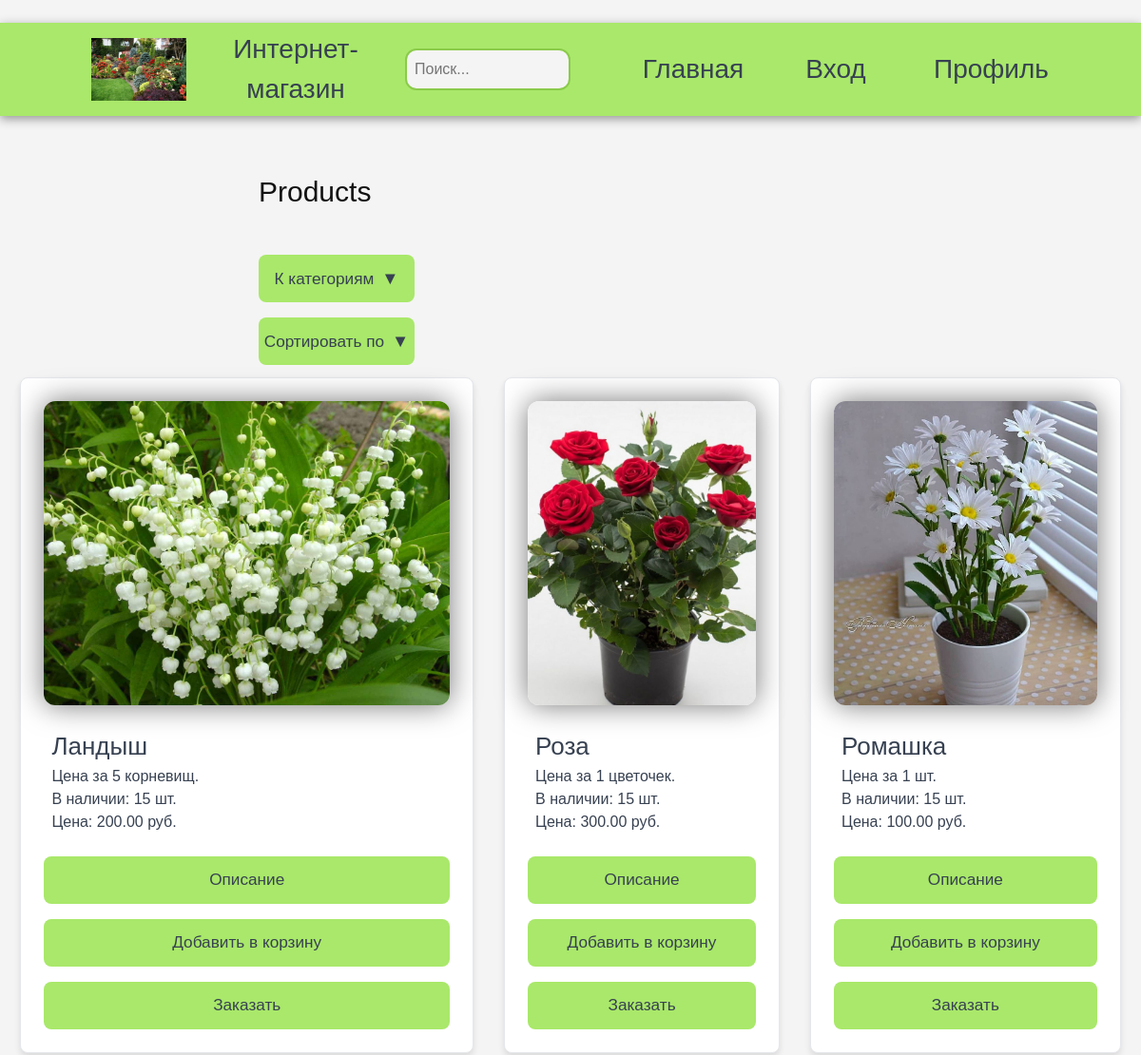
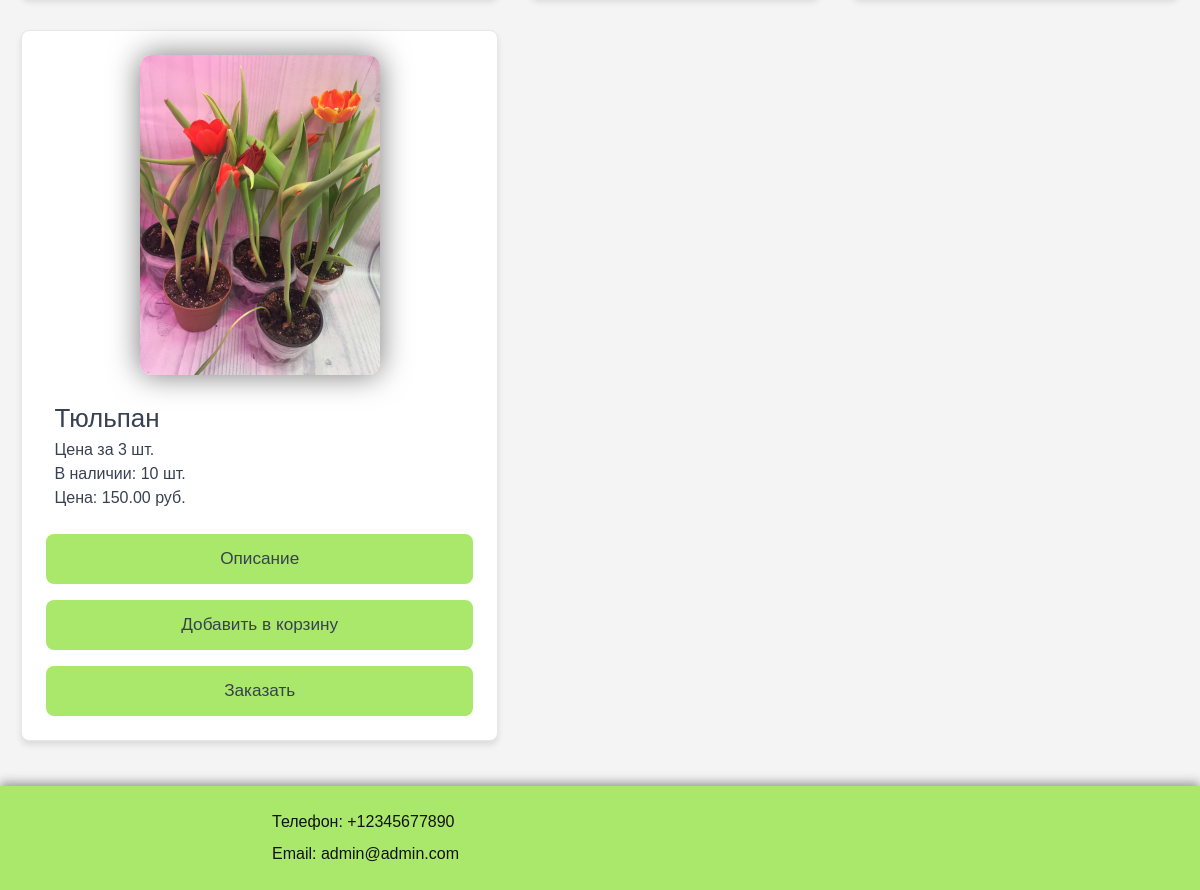
Screenshot of /products/ with the database file from the repository (2 pictures, top to bottom).
### shop/models.py (models this page shows, shortened)
class Product(models.Model):
    category = models.ForeignKey(Category, related_name='products', on_delete=models.CASCADE)
    name = models.CharField(max_length=200, db_index=True)
    slug = models.SlugField(max_length=200, db_index=True)
    image = models.ImageField(upload_to='products/%Y/%m/%d', blank=True)
    short_description = models.TextField(blank=True)
    description = models.TextField(blank=True)
    price = models.DecimalField(max_digits=10, decimal_places=2)
    stock = models.PositiveIntegerField()
    available = models.BooleanField(default=True)
    created = models.DateTimeField(auto_now_add=True)
    updated = models.DateTimeField(auto_now=True)
    class Meta:
        ordering = ('name',)
        index_together = (('id', 'slug'),)
    def get_absolute_url(self):
        return reverse('shop:product_detail',
                        args=[self.id, self.slug])

### shop/views.py (the view)
# urls.py: path('products/', views.product_list, name='product_list'),
def product_list(request, category_slug=None): # товары по категориям + поиск + сортировка по параметру
    category = None
    categories = Category.objects.all()
    query = request.GET.get('query', '').strip()
    sort = request.GET.get('sort')
    products = Product.objects.filter(available=True)
    if category_slug: # Фильтрация по категории
        category = get_object_or_404(Category, slug=category_slug)
        products = products.filter(category=category)
    if query: # Фильтрация по поиску
        products = products.filter(name__icontains=query.capitalize())
    if sort == 'name':
        products = products.order_by('name')
    elif sort == 'price':
        products = products.order_by('price')
    elif sort == 'stock':
        products = products.order_by('-stock')
    return render(request, 'shop/product/list.html', {'products': products, 'category': category, 'categories': categories, 'query': query, 'sort': sort})

### shop/models.py (called while the page is built)
    def get_absolute_url(self):
        return reverse('shop:product_list_by_category',
                        args=[self.slug])

### shop/templates/shop/product/list.html (shortened to what this page needs)
﻿{% extends "shop/base.html" %}
{% load static %}
{% block content %}
<h2>{% if category %}{{ category.name }}{% elif query %}Результаты поиска по запросу: "{{ query }}"{% else %}Products{% endif %}</h2>
<article class="basket-content">
    <form method="get" class="select-custom">
        <label for="category" class="select-label">К категориям <span class="arrow">&#9660</span></label>
    </form>
    <form method="get" class="select-custom">
        <label for="sort" class="select-label">Сортировать по <span class="arrow">&#9660</span></label>
    </form>
</article>
<div class="list_products">
    {% if products %}
        {% for product in products %}
        <div class="list_product">
            <a class="list_product_img" href="{{ product.get_absolute_url }}">
                <img src="{% if product.image %}{{ product.image.url }}{% else %}{% static 'img/err.jpg' %}{% endif %}">
            </a>
            <div class="list_product_description">
                <a href="{{ product.get_absolute_url }}">{{ product.name }}</a></br>
                {{ product.short_description }}</br>
                В наличии: {{ product.stock }} шт.</br>
                Цена: {{ product.price }} руб.</br>
            </div>
            <div class="basket-content" style="flex: 0;">
                <form method="post" action="{% url 'shop:product_detail' product.id product.slug %}">
                    <button type="submit" class="profil-btn" style="width: 100%; padding: 0 1rem;">Описание</button>
                </form>
                <form method="post" action="{% url 'shop:add_to_cart_or_order' product.id %}">
                    <button type="submit" class="profil-btn" style="width: 100%; padding: 0 1rem;">Добавить в корзину</button>
                </form>
                <form method="post" action="{% url 'shop:add_to_cart_or_order' product.id %}">
                    <button type="submit" class="profil-btn" style="width: 100%; padding: 0 1rem;">Заказать</button>
                </form>
            </div>
        </div>
        {% endfor %}
    {% else %}
        <p>Товары не найдены.</p>
    {% endif %}
</div>
{% endblock %}

### shop/static/css/garden_store.css (style rules this page uses)
* { margin: 0; padding: 0; }
[data-theme="color"] { --body-bg: #f4f4f4; --form-bg: #ffffff; --header-bg: #A9E86A; --header-bg-dark: #8bcb4b; --dark: #121212; --gray: #374151; --link: #61afef; --link-hover: #2c83ca; --link-active: #375772; --hr: #a2a2a2; --shadow: #939393; --code-color: #888; --img-op: 1; }
body, html { margin: 0; padding: 0; width: 100%; height: 100%; }
body { color: var(--dark); background-color: var(--body-bg); font-family: 'Rubik', sans-serif; font-weight: 400; }
a { font-size: 26px; color: var(--link); text-decoration: none; }
h2 { font-size: 30px; margin-bottom: 3rem; }
label { width: 25%; color: #555; text-align: right; margin-right: 10px; }
form { display: flex; flex-direction: column; gap: 1rem; }
.list_products { position: relative; display: grid; justify-content: center; width: 100%; padding: 2% 0; grid-template-columns: repeat(3, 1fr); grid-gap: 2rem; }
.list_product { display: flex; flex-direction: column; text-align: center; justify-content: center; background-color: var(--form-bg); box-shadow: 0 4px 6px rgba(0, 0, 0, 0.1); border-radius: 0.5rem; border: 1px solid #e5e7eb; padding: 1.5rem; }
.list_product_img { width: 100%; height: 40vh; }
.list_product_img img { height: 100%; border-radius: 0.75rem; box-shadow: 0 0 30px #767676; object-fit: contain; }
.list_product_description { text-align: left; font-size: 16px; padding: 1.5rem 0.5rem; color: var(--gray); }
.list_product_description a { color: var(--gray); transition: transform 0.3s; }
.select-custom { position: relative; display: inline-block; width: 25%; }
.select-label, .sort-select { display: flex; justify-content: center; width: 100%; height: 50px; line-height: 50px; border-radius: 0.5rem; font-size: 1.075rem; color: var(--gray); background-color: var(--header-bg); transition: transform 0.2s ease, background-color 0.2s ease; cursor: pointer; }
.arrow { margin-left: 8px; font-size: 1.15rem; transition: transform 0.2s ease; }
.basket-content { display: flex; flex-direction: column; flex: 70%; gap: 1rem; }
.profil-btn { width: 85%; height: 50px; border-radius: 0.5rem; font-size: 1.075rem; color: var(--gray); background-color: var(--header-bg); border: none; cursor: pointer; transition: transform 0.2s ease, background-color 0.2s ease; }

### rows the page displays
Product: image (picture), name "Ландыш", short_description "Цена за 5 корневищ.", stock "15", price "200.00"
Product: image (picture), name "Роза", short_description "Цена за 1 цветочек.", stock "15", price "300.00"
Product: image (picture), name "Ромашка", short_description "Цена за 1 шт.", stock "15", price "100.00"
Product: image (picture), name "Тюльпан", short_description "Цена за 3 шт.", stock "10", price "150.00"
